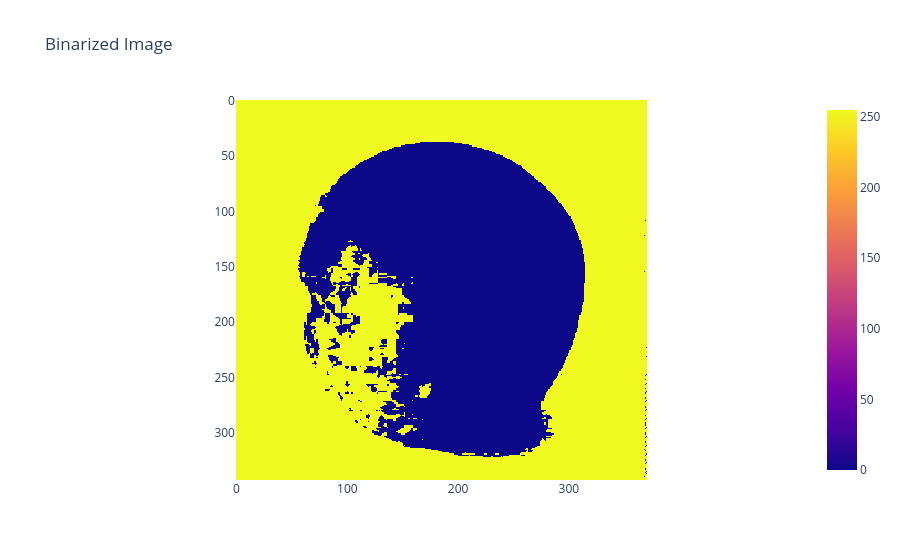
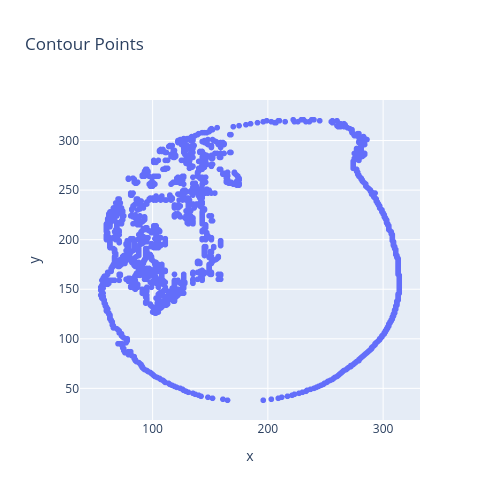

These figures' notebook cell, in order:
### Markdown cell above
Consider an automatic system, represented in Fig. 1 that aims to separate three types of fruits (apples, peaches or oranges) in different containers. The main system component is a PC equipped with a camera that takes pictures from the fruits in a conveyor belt; extract features from the fruit images; and classifies them in three different classes. In this class we will face the problem of extracting features from fruit pictures. Consider the Fruits dataset available at UCStudent as the pictures taken by the PC camera.

The dataset contains color pictures of 22 apples, 15 oranges and 36 peaches. Each pixel  in the pictures is codified in 256 levels RGB. 

1. Inspect about possible features.
2. Develop code to extract the features.
3. Plot the features and inspect about how good they are in discriminating
the different fruit types.
4. Answer to the following equations:
    * What is the dimensionality of the problem?
    * How many examples are available in the dataset?

### Code cell
from matplotlib.pyplot import gray
import numpy as np
import cv2 as cv
import plotly.express as px
import glob
from skimage import io
import os

datasets_folder = os.path.abspath(os.path.join(os.getcwd() ,"../..")) + "/Datasets/" #Set the path to the datasets folder, which is assumed to be two levels up from the current working directory and then inside a "Datasets" folder. Adjust this path as necessary based on your actual directory structure.

#Paths to the images
apple_path = datasets_folder + 'FRUITS/APPLES'
orange_path = datasets_folder + 'FRUITS/ORANGES'
peache_path = datasets_folder + 'FRUITS/PEACHES'


#Get file names from directories 
ap_imgs_file_names = glob.glob(apple_path+'/*.JPG')
or_imgs_file_names = glob.glob(orange_path+'/*.JPG')
pe_imgs_file_names = glob.glob(peache_path+'/*.JPG')

#Compute number of images with apples, oranges and peaches
n_ap = len(ap_imgs_file_names)
n_or = len(or_imgs_file_names)
n_pe = len(pe_imgs_file_names)
n_fr = n_ap + n_or + n_pe

#Create empty feature vectors to store the computed features for all the images based on the total number of images (n_fr)
cr = np.zeros(n_fr);#Color ratio
sr = np.zeros(n_fr);#Shape ratio
m_h = np.zeros(n_fr);#Mean Hue
m_s = np.zeros(n_fr);#Mean Saturation
m_v = np.zeros(n_fr);#Mean Value
contrast = np.zeros(n_fr);#Contrast
labels = [] #List to store the labels of the fruit class for each image, which will be used for plotting the fruits in the feature space with different colors based on their class

imgs_filenames = [ap_imgs_file_names,or_imgs_file_names,pe_imgs_file_names] #List of lists to store the file names of the images for each fruit class, which will be used to iterate through the images and compute the features for each fruit class separately
fnames = ['Apples','Oranges','Peaches']

i = 0 #Variable to keep track of the feature index for storing the computed features in the corresponding position in the feature vectors; will be incremented for each image processed. 
l = -1 
for img in imgs_filenames:
    l=l+1 # variable to keep track of the fruit class 
    d=0; # variable to keep track of the image number for the current fruit class 
    for path in img:
        labels.append(fnames[l])
        
        I = io.imread(path)
        #fig = px.imshow(I)
        #fig.show()

        # --------------------
        # Color Features
        # --------------------

        #Compute the color ratio feature - Ratio between average red and average green in a 100x100 region of interest (ROI) centered in the image (this ROI may need to be adjusted depending on the images)
        cr[i]=np.mean(I[150:250,150:250,0].flatten())/np.mean(I[150:250,150:250,1].flatten()) 

        # Compute mean hue, saturation and value for the whole image based on the HSV color space representation of the image
        hsv = cv.cvtColor(I, cv.COLOR_BGR2HSV) #Convert the image from BGR to HSV color space, which is often more suitable for color-based feature extraction.
        m_h[i]=np.mean(hsv[:, :, 0])
        m_s[i]=np.mean(hsv[:, :, 1])
        m_v[i]=np.mean(hsv[:, :, 2])

        # --------------------
        # Shape Features
        # --------------------

        #Binarize image for the shape ratio computation
        Igc = cv.cvtColor(I,cv.COLOR_BGR2GRAY) #Convert to grayscale 
        Ieq = cv.equalizeHist(Igc) # Equalize histogram to improve contrast and make thresholding more effective
        ret,Ith = cv.threshold(Ieq,100,255,cv.THRESH_BINARY) # Binarize image using a fixed threshold of 100 - this value may need to be adjusted depending on the images

        #Find the indexes of the contour
        [row,col] = np.where(np.diff(Ith[0:-5,0:-5])!=0) # slicing off the last 5 rows and columns before taking differences and avoid border artifacts produced by thresholding/equalization (shadows on the borders of the image that are not part of the fruit contour but may be detected as such due to the processing steps)
      
        # Compute the shape ratio
        sr[i]=(max(col)-min(col))/(max(row)-min(row)) 

        if d==5:#Plot just a single example image
            
            print("=================="+fnames[l]+"================")
            fig = px.imshow(Ith, title="Binarized Image")
            fig.show()
            
            fig = px.imshow(I, title="Original Image")
            
            #Show region used for color ratio
            fig.add_shape(type="line",x0=150, y0=150, x1=250, y1=150,
                          line=dict(color="Black",width=4,dash="dot",))
            fig.add_shape(type="line",x0=150, y0=250, x1=250, y1=250,
                          line=dict(color="Black",width=4,dash="dot",))
            fig.add_shape(type="line",x0=150, y0=150, x1=150, y1=250,
                          line=dict(color="Black",width=4,dash="dot",))
            fig.add_shape(type="line",x0=250, y0=150, x1=250, y1=250,
                          line=dict(color="Black",width=4,dash="dot",))
            fig.add_annotation(x=200,y=200,showarrow=False,text="Color Ratio ROI")

            #Plot height and width limits used for shape ratio
            fig.add_shape(type="line",x0=min(col), y0=min(row), x1=max(col), y1=min(row),
                          line=dict(color="LightSeaGreen",width=4,dash="dashdot",))
            fig.add_shape(type="line",x0=min(col), y0=max(row), x1=max(col), y1=max(row),
                          line=dict(color="LightSeaGreen",width=4,dash="dashdot",))
            fig.add_shape(type="line",x0=min(col), y0=min(row), x1=min(col), y1=max(row),
                          line=dict(color="LightSeaGreen",width=4,dash="dashdot",))
            fig.add_shape(type="line",x0=max(col), y0=min(row), x1=max(col), y1=max(row),
                          line=dict(color="LightSeaGreen",width=4,dash="dashdot",))
            fig.add_annotation(x=min(col)-10, y=150,showarrow=False,text="h")
            fig.add_annotation(x=150,y=max(row)+10,showarrow=False,text="w")
            fig.add_annotation(x=150,y=10,showarrow=False,text="ratio=w/h")

            fig.show()
            
            #Show computed contour
            fig=px.scatter(x=col,y=row,width=500, height=500, title="Contour Points")
            fig.show()
            
        i=i+1 #Update feature index
        d=d+1 #Update image index for the current fruit class
    

# Features plotting - represent fruits in the feature space

fig=px.scatter(x=cr,y=sr,color=labels,labels=dict(x="Color Ratio",
                                                  y="Shape Ratio",color="Fruit"), title="Fruits in the Feature Space")
fig.update_traces(marker_size=15)
fig.show()


fig2=px.scatter(x=cr,y=m_v,color=labels,labels=dict(x="Color Ratio",
                                                    y="Mean Value",color="Fruit"), title="Fruits in the Feature Space")
fig2.update_traces(marker_size=15)
fig2.show()

### Figure 1 — Plotly figure (JSON) as saved in the notebook; plotly's stock layout.template omitted (floating-point values rounded to 4 significant figures; data arrays with more than 128 entries replaced by an {"elided": "..."} marker saying what was removed)
{"data": [{"coloraxis": "coloraxis", "hovertemplate": "x: %{x}<br>y: %{y}<br>color: %{z}<extra></extra>", "name": "0", "type": "heatmap", "xaxis": "x", "yaxis": "y", "z": {"elided": "343x371 int values"}}], "layout": {"coloraxis": {"colorscale": [[0, "#0d0887"], [0.1111, "#46039f"], [0.2222, "#7201a8"], [0.3333, "#9c179e"], [0.4444, "#bd3786"], [0.5556, "#d8576b"], [0.6667, "#ed7953"], [0.7778, "#fb9f3a"], [0.8889, "#fdca26"], [1, "#f0f921"]]}, "title": {"text": "Binarized Image"}, "xaxis": {"anchor": "y", "constrain": "domain", "domain": [0, 1], "scaleanchor": "y"}, "yaxis": {"anchor": "x", "autorange": "reversed", "constrain": "domain", "domain": [0, 1]}}}

### Figure 2 — Plotly figure (JSON) as saved in the notebook; plotly's stock layout.template omitted (floating-point values rounded to 4 significant figures; data arrays with more than 128 entries replaced by an {"elided": "..."} marker saying what was removed)
{"data": [{"hovertemplate": "x=%{x}<br>y=%{y}<extra></extra>", "legendgroup": "", "marker": {"color": "#636efa", "symbol": "circle"}, "mode": "markers", "name": "", "showlegend": false, "type": "scattergl", "x": {"elided": "1704 int values"}, "xaxis": "x", "y": {"elided": "1704 int values"}, "yaxis": "y"}], "layout": {"height": 500, "legend": {"tracegroupgap": 0}, "title": {"text": "Contour Points"}, "width": 500, "xaxis": {"anchor": "y", "domain": [0, 1], "title": {"text": "x"}}, "yaxis": {"anchor": "x", "domain": [0, 1], "title": {"text": "y"}}}}
